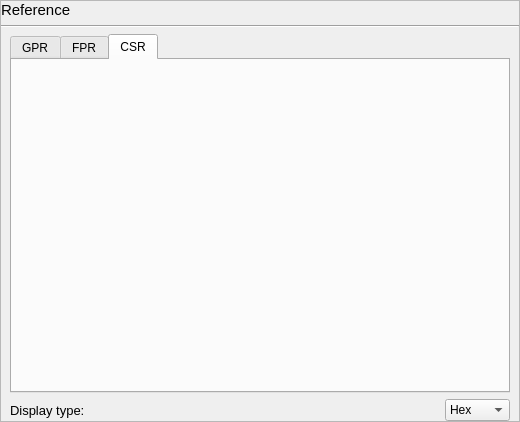
<?xml version="1.0" encoding="UTF-8"?>
<ui version="4.0">
 <class>REG_widget</class>
 <widget class="QWidget" name="REG_widget">
  <property name="geometry">
   <rect>
    <x>0</x>
    <y>0</y>
    <width>520</width>
    <height>422</height>
   </rect>
  </property>
  <property name="windowTitle">
   <string>Form</string>
  </property>
  <layout class="QHBoxLayout" name="horizontalLayout">
   <property name="leftMargin">
    <number>0</number>
   </property>
   <property name="topMargin">
    <number>0</number>
   </property>
   <property name="rightMargin">
    <number>0</number>
   </property>
   <property name="bottomMargin">
    <number>0</number>
   </property>
   <item>
    <widget class="QScrollArea" name="scrollArea">
     <property name="widgetResizable">
      <bool>true</bool>
     </property>
     <widget class="QWidget" name="scrollAreaWidgetContents">
      <property name="geometry">
       <rect>
        <x>0</x>
        <y>0</y>
        <width>518</width>
        <height>420</height>
       </rect>
      </property>
      <layout class="QVBoxLayout" name="verticalLayout_2">
       <property name="leftMargin">
        <number>0</number>
       </property>
       <property name="topMargin">
        <number>0</number>
       </property>
       <property name="rightMargin">
        <number>0</number>
       </property>
       <property name="bottomMargin">
        <number>0</number>
       </property>
       <item>
        <widget class="QLabel" name="label">
         <property name="font">
          <font>
           <pointsize>11</pointsize>
          </font>
         </property>
         <property name="styleSheet">
          <string notr="true"/>
         </property>
         <property name="text">
          <string>Reference</string>
         </property>
        </widget>
       </item>
       <item>
        <widget class="Line" name="line">
         <property name="orientation">
          <enum>Qt::Horizontal</enum>
         </property>
        </widget>
       </item>
       <item>
        <layout class="QHBoxLayout" name="horizontalLayout_3">
         <property name="leftMargin">
          <number>9</number>
         </property>
         <property name="rightMargin">
          <number>9</number>
         </property>
         <item>
          <widget class="QTabWidget" name="tabWidget">
           <property name="currentIndex">
            <number>2</number>
           </property>
           <widget class="QWidget" name="tab_3">
            <attribute name="title">
             <string>GPR</string>
            </attribute>
           </widget>
           <widget class="QWidget" name="tab_4">
            <attribute name="title">
             <string>FPR</string>
            </attribute>
           </widget>
           <widget class="QWidget" name="tab">
            <attribute name="title">
             <string>CSR</string>
            </attribute>
           </widget>
          </widget>
         </item>
        </layout>
       </item>
       <item>
        <layout class="QHBoxLayout" name="horizontalLayout_2">
         <property name="leftMargin">
          <number>9</number>
         </property>
         <property name="rightMargin">
          <number>9</number>
         </property>
         <item>
          <widget class="QLabel" name="label_2">
           <property name="font">
            <font>
             <pointsize>10</pointsize>
            </font>
           </property>
           <property name="text">
            <string>Display type:</string>
           </property>
          </widget>
         </item>
         <item>
          <spacer name="horizontalSpacer">
           <property name="orientation">
            <enum>Qt::Horizontal</enum>
           </property>
           <property name="sizeHint" stdset="0">
            <size>
             <width>40</width>
             <height>20</height>
            </size>
           </property>
          </spacer>
         </item>
         <item>
          <widget class="QComboBox" name="comboBox">
           <item>
            <property name="text">
             <string>Hex</string>
            </property>
           </item>
           <item>
            <property name="text">
             <string>Binary</string>
            </property>
           </item>
           <item>
            <property name="text">
             <string>Ascii</string>
            </property>
           </item>
          </widget>
         </item>
        </layout>
       </item>
      </layout>
     </widget>
    </widget>
   </item>
  </layout>
 </widget>
 <resources/>
 <connections/>
</ui>
